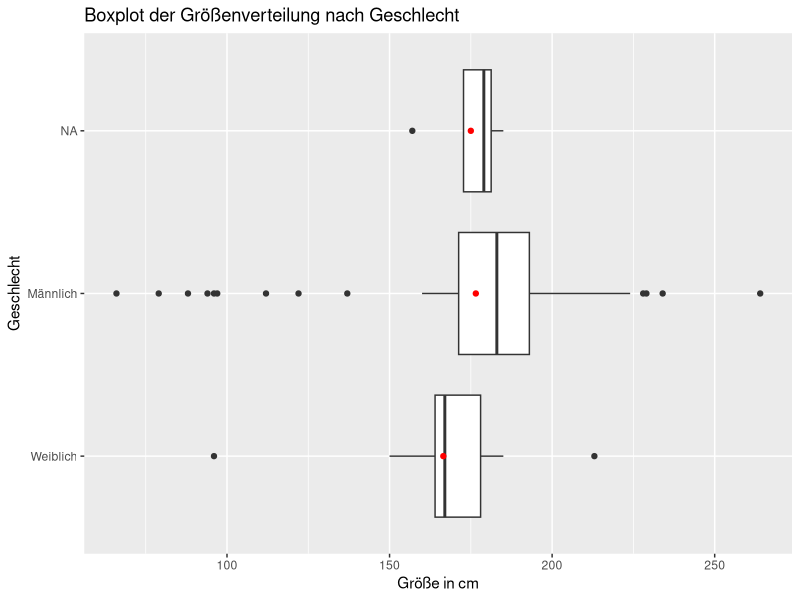
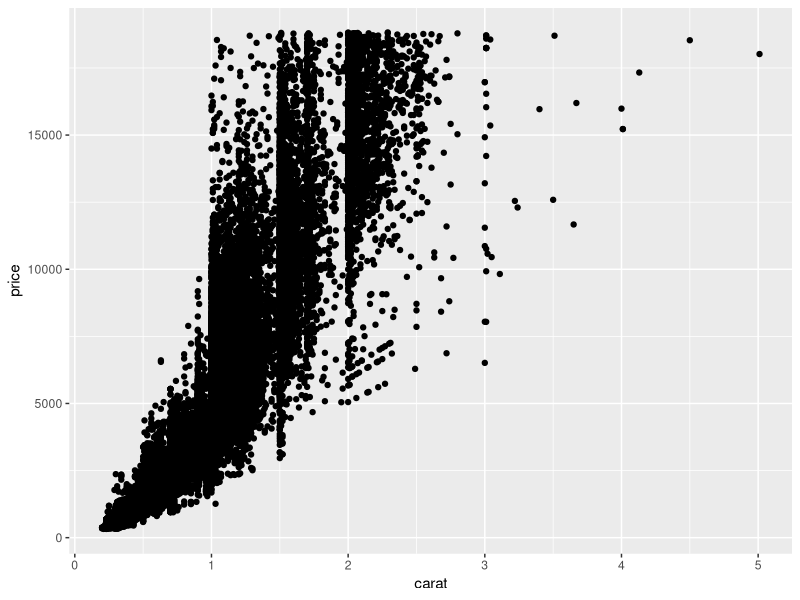
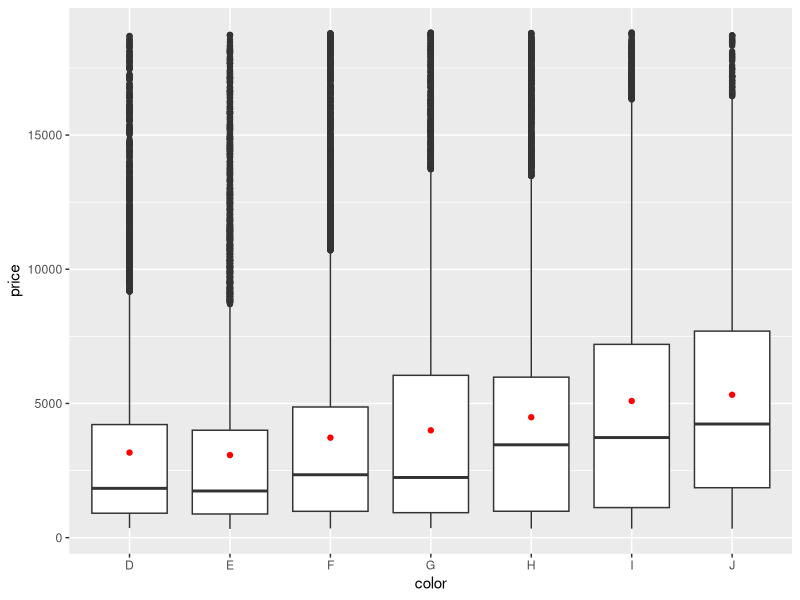
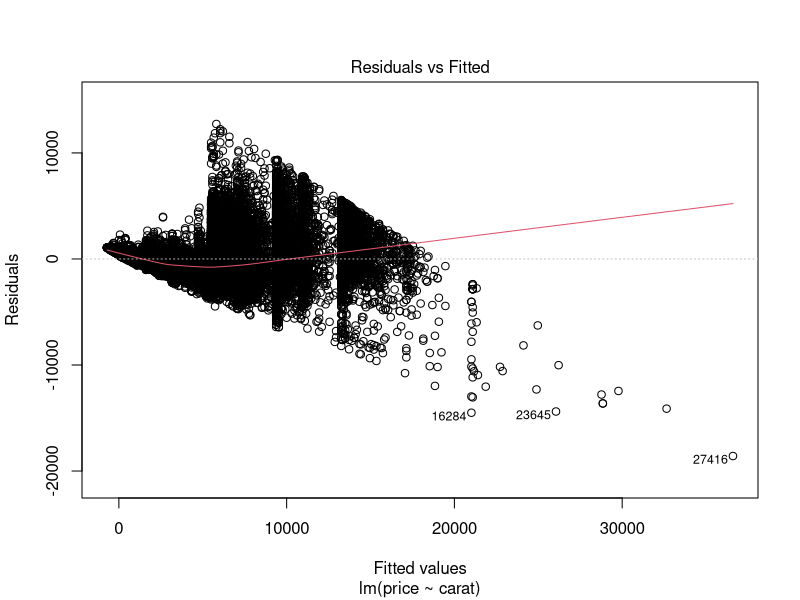
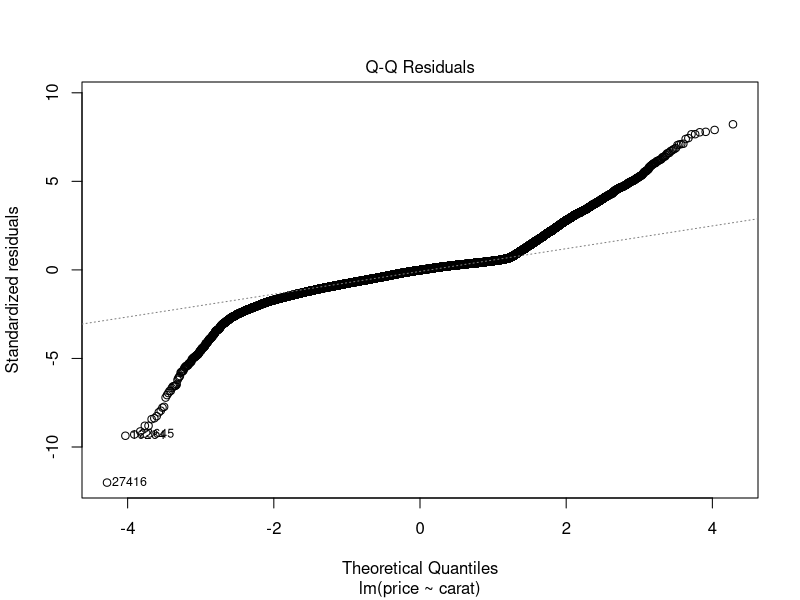
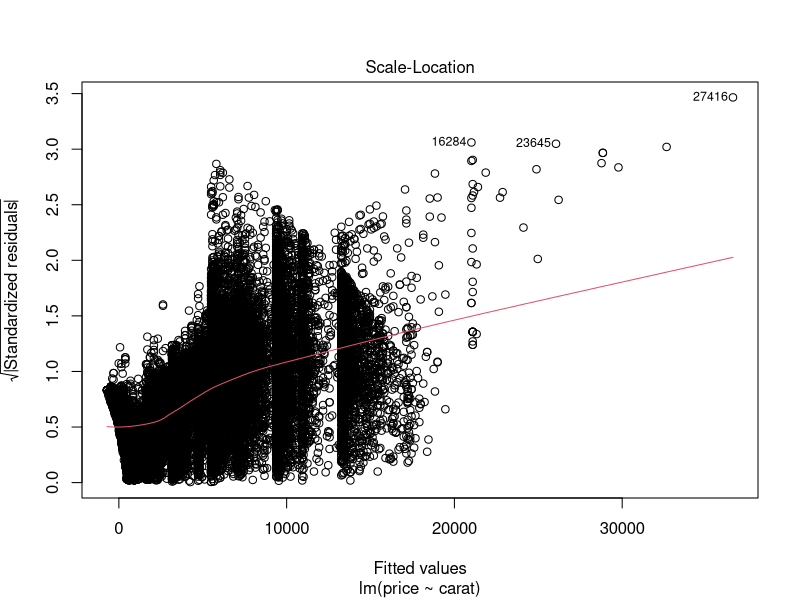
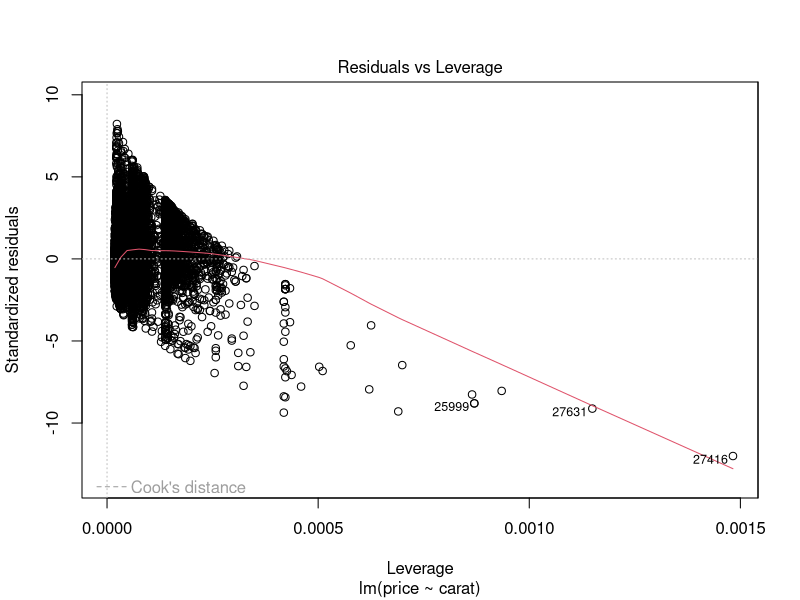
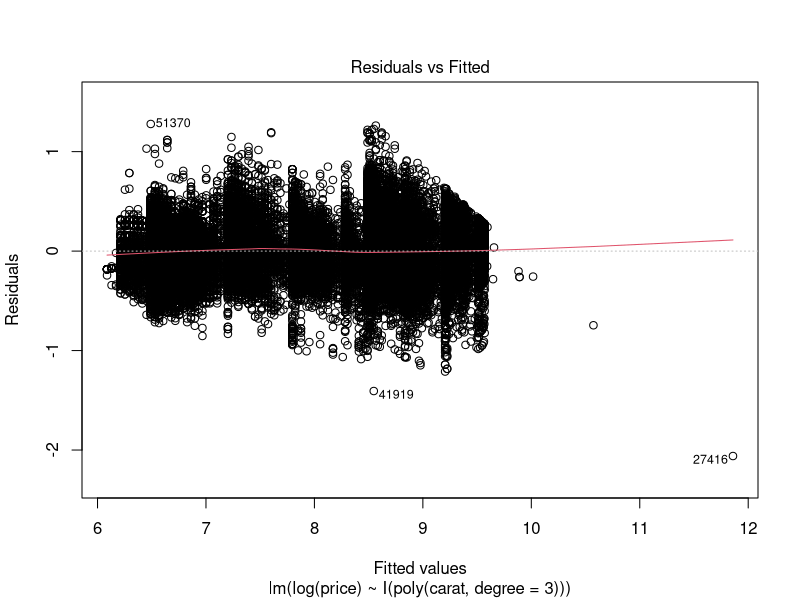

Here is the R script that generated these plots, in order:
## ---- chunk 1
library(tidyverse)
## ---- chunk 2
starwars <- starwars
## ---- chunk 3
# Augenfarbe ~ Masse
starwars %>% 
  group_by(eye_color) %>% 
  summarize(
    avg_mass = mean(mass, na.rm = T)
  )

# 5-Punkte (nach Gewicht)
starwars %>% 
  group_by(gender) %>% 
  filter(!is.na(height)) %>% 
  summarize(
    min_height = min(height),
    q1_height = quantile(height,0.25),
    med_height = quantile(height,0.5),
    q3_height = quantile(height, 0.75),
    max_height = max(height)
  )

## ---- chunk 4
#erstmal eindeutschen
starwars %>% 
  mutate(gender = fct_recode(gender,
    "Männlich" = "masculine",
    "Weiblich" = "feminine",
    "nichts" = "NA"
  )) %>% 
  ggplot(aes(height, gender)) +
    geom_boxplot(na.rm = T) +
    geom_point(stat= "summary", fun = "mean", color = "red") +
    xlab("Größe in cm")+
    ylab("Geschlecht") +
    ggtitle("Boxplot der Größenverteilung nach Geschlecht")
## ---- chunk 5
diamonds <- diamonds

summary(diamonds)

diamonds %>% 
  ggplot(aes(carat,price)) +
  geom_point()

diamonds %>% 
  filter(!is.na(price)) %>% 
  ggplot(aes(color, price)) +
  geom_boxplot() +
  geom_point(stat="summary", fun=mean, color="red")
## ---- chunk 6
# Zusammenhang Preis Carat

m0 <- lm(price ~ carat, data = diamonds)
summary(m0)
plot(m0)

m1 <- lm(log(price) ~carat, data = diamonds)
summary(m1)
## ---- chunk 7
#lineares modell mit polynomen
m2 <- lm(log(price) ~ I(poly(carat, degree = 3)), data = diamonds)
summary(m2)
plot(m2)
## ---- chunk 8
library(tidyverse)
swiss <- swiss

# a)
summary(swiss)

## ---- chunk 9
# b)
# Streuung
ggplot(stack(swiss), aes(ind, values)) +
  geom_boxplot() +
  geom_point(stat="summary", fun="mean", color= "red")

## ---- chunk 10
library(GGally)

ggpairs(swiss)
## ---- chunk 11
# education
model <- lm(Fertility ~ Education, data= swiss)
summary(model)$r.squared
# R^2 = 0.44
## ---- chunk 12
# weitere Variable Catholic
model2 <- lm(Fertility ~ Education+Catholic, data= swiss)
summary(model2)$r.squared
# R^2 => 0.57
# delta R^2 = 0.11 (gut!)

# Agriculture
model3 <- lm(Fertility ~ Education+Catholic+Agriculture, data= swiss)
summary(model3)$r.squared
# R^2 = 0.64
# delta R^2 = 0,07 (auch gut!)

model4 <- lm(Fertility ~ Education+Catholic+Agriculture+Examination, data= swiss)
summary(model4)$r.squared
# r^2 ändert sich fast nicht
## ---- chunk 13
plot(model2) #besser bei panel 2+4
plot(model3)
## ---- chunk 14
m1 <- lm(log(Fertility) ~ Education, data= swiss)
summary(m1)
# r^2 0.57 > 0.44 
plot(m1)

m2 <- lm(log(Fertility) ~ Education+Catholic, data= swiss)
summary(m2)$r.squared #r^2 = 0.61 > 0.57
plot(m2)

m3 <- lm(Fertility ~ Education+Catholic+Agriculture, data= swiss)
summary(m3)$r.squared
## ---- chunk 15
library(robustbase)
?lmrob
model_robust <- lmrob(log(Fertility) ~ Education, data= swiss)
summary(model_robust)
#R^2 = 0.51 > 0.57 von davor
